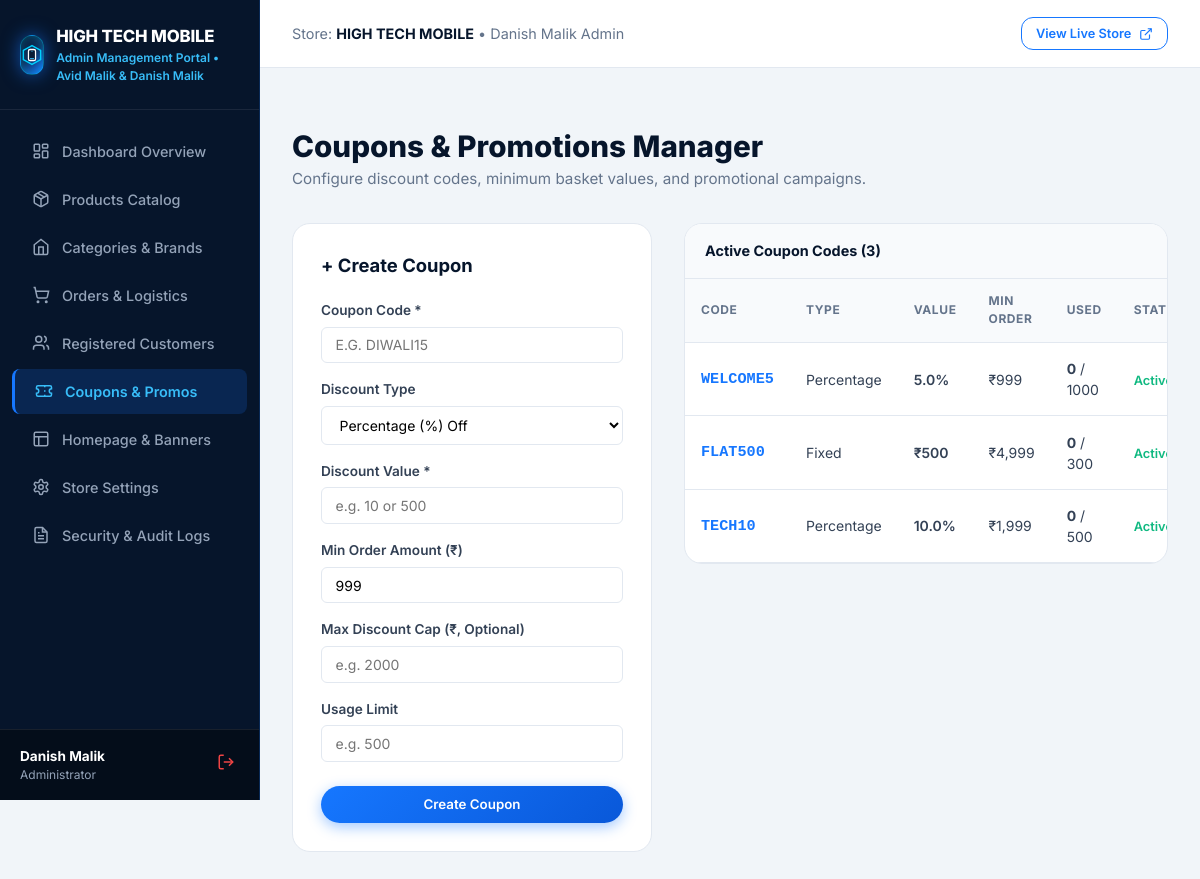
Screenshot of /admin/coupons (signed in) with the database file from the repository.
### tables this page shows
CREATE TABLE coupons (
    id INTEGER PRIMARY KEY AUTOINCREMENT,
    code TEXT UNIQUE NOT NULL,
    discount_type TEXT NOT NULL DEFAULT 'percentage', -- 'percentage' | 'fixed'
    discount_value REAL NOT NULL,
    min_order_amount REAL NOT NULL DEFAULT 0.0,
    max_discount_amount REAL,
    usage_limit INTEGER,
    times_used INTEGER NOT NULL DEFAULT 0,
    expires_at DATETIME,
    is_active INTEGER NOT NULL DEFAULT 1,
    created_at DATETIME DEFAULT CURRENT_TIMESTAMP
);

### routes/admin.py (the view, shortened to what this page needs)
@admin_bp.route('/coupons', methods=['GET', 'POST'])
def coupons():
    coupons_list = query_db("SELECT * FROM coupons ORDER BY id DESC")
    return render_template('admin/coupons.html', coupons=coupons_list)

### database.py (called while the page is built)
def get_db():
    if 'db' not in g:
        db_path = current_app.config.get('DATABASE_PATH', Config.DATABASE_PATH)
        g.db = sqlite3.connect(db_path, detect_types=sqlite3.PARSE_DECLTYPES)
        g.db.row_factory = sqlite3.Row
        g.db.execute("PRAGMA foreign_keys = ON;")
    return g.db

def query_db(query, args=(), one=False):
    cur = get_db().execute(query, args)
    rv = cur.fetchall()
    cur.close()
    if rv:
        if one:
            return dict(rv[0])
        return [dict(r) for r in rv]
    return None if one else []

def get_setting(key, default=None):
    try:
        row = query_db("SELECT setting_value FROM store_settings WHERE setting_key = ?", (key,), one=True)
        if row and row['setting_value'] is not None:
            return row['setting_value']
    except Exception:
        pass
    return default

def format_inr(amount):
    try:
        amt = float(amount)
        if amt < 0:
            return f"-₹{format_inr(abs(amt))}"
        parts = f"{amt:.2f}".split('.')
        int_part = parts[0]
        dec_part = parts[1]
        if len(int_part) <= 3:
            formatted_int = int_part
        else:
            last_three = int_part[-3:]
            remaining = int_part[:-3]
            groups = []
            while len(remaining) > 2:
                groups.insert(0, remaining[-2:])
                remaining = remaining[:-2]
            if remaining:
                groups.insert(0, remaining)
            formatted_int = ','.join(groups) + ',' + last_three
        if dec_part == '00':
            return f"₹{formatted_int}"
        return f"₹{formatted_int}.{dec_part}"
    except (ValueError, TypeError):
        return f"₹{amount}"

### routes/admin.py (called while the page is built)
@admin_bp.before_request
def check_admin_auth():
    if request.endpoint == 'auth.admin_login':
        return
    if 'user_id' not in session or session.get('user_role') != 'admin':
        flash('Administrator authentication required to access this portal.', 'warning')
        return redirect(url_for('auth.admin_login', next=request.url))

### templates/admin/coupons.html (shortened to what this page needs)
{% extends 'admin/base.html' %}
{% block content %}
<div>
  <div style="margin-bottom: 2rem;">
    <h1 style="font-size: 1.85rem; font-weight: 800; color: var(--navy-dark);">Coupons & Promotions Manager</h1>
    <p style="color: #64748B; font-size: 0.95rem;">Configure discount codes, minimum basket values, and promotional campaigns.</p>
  </div>
  <div style="display: grid; grid-template-columns: 360px 1fr; gap: 2rem; align-items: flex-start;">
    <div style="background: #FFFFFF; border: 1px solid #E2E8F0; border-radius: var(--radius-lg); padding: 1.75rem;">
      <h3 style="font-size: 1.15rem; font-weight: 700; color: var(--navy-dark); margin-bottom: 1.25rem;">+ Create Coupon</h3>
      <form action="{{ url_for('admin.coupons') }}" method="POST">
        <div style="margin-bottom: 1rem;">
          <label style="display: block; font-size: 0.85rem; font-weight: 600; color: #334155; margin-bottom: 0.4rem;">Coupon Code *</label>
          <input type="text" name="code" required placeholder="e.g. DIWALI15" style="width: 100%; padding: 0.55rem 0.85rem; border: 1px solid var(--border-light); border-radius: 6px; font-size: 0.875rem; text-transform: uppercase;">
        </div>
        <div style="margin-bottom: 1rem;">
          <label style="display: block; font-size: 0.85rem; font-weight: 600; color: #334155; margin-bottom: 0.4rem;">Discount Type</label>
          <select name="discount_type" style="width: 100%; padding: 0.55rem 0.85rem; border: 1px solid var(--border-light); border-radius: 6px; font-size: 0.875rem; background: #FFF;">
            <option value="percentage">Percentage (%) Off</option>
          </select>
        </div>
        <div style="margin-bottom: 1rem;">
          <label style="display: block; font-size: 0.85rem; font-weight: 600; color: #334155; margin-bottom: 0.4rem;">Discount Value *</label>
          <input type="number" step="0.01" name="discount_value" required placeholder="e.g. 10 or 500" style="width: 100%; padding: 0.55rem 0.85rem; border: 1px solid var(--border-light); border-radius: 6px; font-size: 0.875rem;">
        </div>
        <div style="margin-bottom: 1rem;">
          <label style="display: block; font-size: 0.85rem; font-weight: 600; color: #334155; margin-bottom: 0.4rem;">Min Order Amount (₹)</label>
          <input type="number" step="0.01" name="min_order_amount" value="999" placeholder="e.g. 999" style="width: 100%; padding: 0.55rem 0.85rem; border: 1px solid var(--border-light); border-radius: 6px; font-size: 0.875rem;">
        </div>
        <div style="margin-bottom: 1rem;">
          <label style="display: block; font-size: 0.85rem; font-weight: 600; color: #334155; margin-bottom: 0.4rem;">Max Discount Cap (₹, Optional)</label>
          <input type="number" step="0.01" name="max_discount_amount" placeholder="e.g. 2000" style="width: 100%; padding: 0.55rem 0.85rem; border: 1px solid var(--border-light); border-radius: 6px; font-size: 0.875rem;">
        </div>
        <div style="margin-bottom: 1.5rem;">
          <label style="display: block; font-size: 0.85rem; font-weight: 600; color: #334155; margin-bottom: 0.4rem;">Usage Limit</label>
          <input type="number" name="usage_limit" placeholder="e.g. 500" style="width: 100%; padding: 0.55rem 0.85rem; border: 1px solid var(--border-light); border-radius: 6px; font-size: 0.875rem;">
        </div>
        <button type="submit" class="btn-primary" style="width: 100%; justify-content: center; padding: 0.65rem;">Create Coupon</button>
      </form>
    </div>
    <div style="background: #FFFFFF; border: 1px solid #E2E8F0; border-radius: var(--radius-lg); overflow: hidden;">
      <div style="padding: 1rem 1.25rem; background: #F8FAFC; border-bottom: 1px solid #E2E8F0; font-weight: 700; color: var(--navy-dark); font-size: 0.9rem;">
        Active Coupon Codes ({{ coupons|length }})
      </div>
      <table class="admin-table">
        <thead>
          <tr>
            <th>Code</th>
            <th>Type</th>
            <th>Value</th>
            <th>Min Order</th>
            <th>Used</th>
            <th>Status</th>
          </tr>
        </thead>
        <tbody>
          {% for c in coupons %}
          <tr>
            <td style="font-weight: 700; color: var(--electric-blue); font-family: monospace; font-size: 0.95rem;">
              {{ c.code }}
            </td>
            <td style="text-transform: capitalize;">{{ c.discount_type }}</td>
            <td style="font-weight: 600;">
              {% if c.discount_type == 'percentage' %}{{ c.discount_value }}%{% else %}{{ c.discount_value|inr }}{% endif %}
            </td>
            <td>{{ c.min_order_amount|inr }}</td>
            <td><b>{{ c.times_used }}</b> / {{ c.usage_limit or '&infin;'|safe }}</td>
            <td>
              {% if c.is_active %}
                <span style="color: #10B981; font-weight: 600; font-size: 0.8rem;">Active</span>
              {% else %}
                <span style="color: #EF4444; font-weight: 600; font-size: 0.8rem;">Disabled</span>
              {% endif %}
            </td>
          </tr>
          {% endfor %}
        </tbody>
      </table>
    </div>
  </div>
</div>
{% endblock %}

### static/css/style.css (style rules this page uses)
:root { --navy-darkest: #040D1A; --navy-dark: #06152B; --navy-surface: #0A1C36; --navy-card: #0E2548; --navy-border: rgba(22, 119, 255, 0.18); --electric-blue: #1677FF; --electric-blue-hover: #0958D9; --electric-glow: rgba(22, 119, 255, 0.35); --cyan-accent: #00D2FF; --accent-green: #10B981; --accent-amber: #F59E0B; --accent-red: #EF4444; --text-main: #0F172A; --text-muted: #64748B; --text-light: #F8FAFC; --text-dim: #94A3B8; --bg-body: #F8FAFC; --bg-card: #FFFFFF; --border-light: #E2E8F0; --radius-sm: 8px; --radius-md: 12px; --radius-lg: 18px; --radius-xl: 24px; --radius-full: 9999px; --shadow-sm: 0 1px 3px rgba(0,0,0,0.06); --shadow-md: 0 4px 12px rgba(6, 21, 43, 0.08); --shadow-lg: 0 10px 25px rgba(6, 21, 43, 0.12); --shadow-glow: 0 0 25px rgba(22, 119, 255, 0.4); --font-family: 'Inter', -apple-system, BlinkMacSystemFont, 'Segoe UI', Roboto, Helvetica, Arial, sans-serif; --header-height: 76px; --announcement-height: 38px; }
*, *::before, *::after { box-sizing: border-box; margin: 0; padding: 0; }
body { font-family: var(--font-family); background-color: var(--bg-body); color: var(--text-main); line-height: 1.5; -webkit-font-smoothing: antialiased; min-height: 100vh; display: flex; flex-direction: column; }
button, input, select, textarea { font-family: inherit; }
.btn-primary { background: linear-gradient(135deg, #1677FF 0%, #0958D9 100%); color: #FFFFFF; font-weight: 600; padding: 0.65rem 1.4rem; border-radius: var(--radius-full); display: inline-flex; align-items: center; gap: 0.5rem; border: none; cursor: pointer; box-shadow: 0 4px 14px rgba(22, 119, 255, 0.4); transition: all 0.25s ease; }

### templates/admin/base.html (style rules this page uses)
body { background-color: #F1F5F9; }
.admin-table { width: 100%; border-collapse: collapse; font-size: 0.875rem; text-align: left; }
.admin-table th { background: #F8FAFC; color: #64748B; font-weight: 700; text-transform: uppercase; font-size: 0.75rem; letter-spacing: 0.05em; padding: 0.85rem 1rem; border-bottom: 1px solid #E2E8F0; }
.admin-table td { padding: 0.95rem 1rem; border-bottom: 1px solid #E2E8F0; color: #334155; vertical-align: middle; }

### rows the page displays
coupons: code "WELCOME5", discount_type "Percentage", discount_value "5.0", min_order_amount|inr "₹999", times_used "0", usage_limit "1000", is_active "Active"
coupons: code "FLAT500", discount_type "Fixed", discount_value|inr "₹500", min_order_amount|inr "₹4,999", times_used "0", usage_limit "300", is_active "Active"
coupons: code "TECH10", discount_type "Percentage", discount_value "10.0", min_order_amount|inr "₹1,999", times_used "0", usage_limit "500", is_active "Active"

### other values shown
{{ session.get('user_name', 'Danish Malik') }} "Danish Malik"
{{ coupons|length }} "3"
